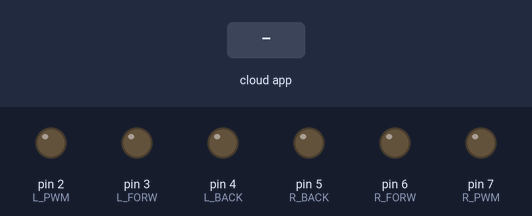
Simulated run of this sketch. Board: Arduino Uno, built with avr-gcc and run on an emulated ATmega328P. Parts: output pins drawn as LEDs (lit = HIGH). Inputs (shaded band) come from the test bench. The ROS host is connected and sends only what is stated.

Above: at 1.2 s.
1.3 s: the phone or cloud app sets linear.x to -100
At 1.9 s:
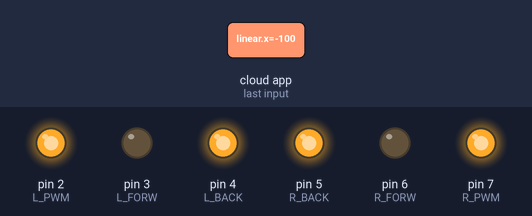
2.8 s: the phone or cloud app sets angular.z to -100
At 3.1 s:
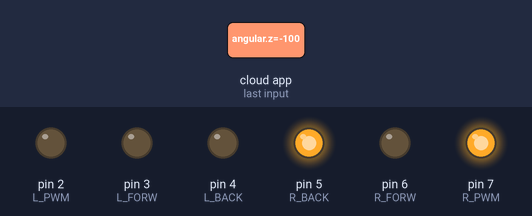
4.3 s: the phone or cloud app sets linear.x to 0
At 5.4 s:
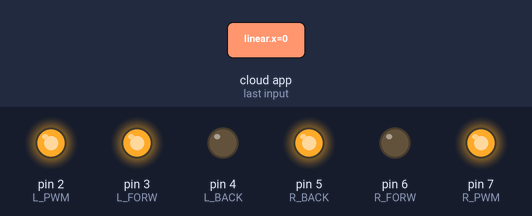
5.8 s: the phone or cloud app sets angular.z to 100
At 6.5 s:
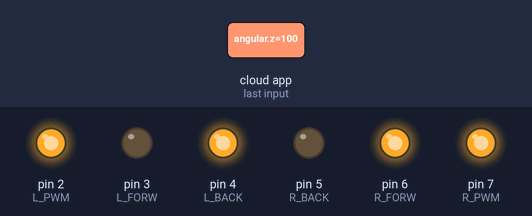
7.3 s: the phone or cloud app sets linear.x to 100
At 7.7 s:
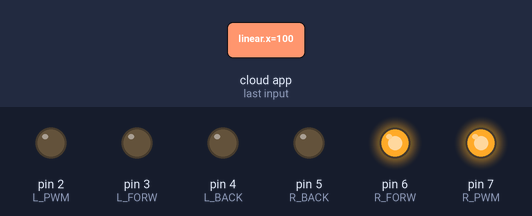
8.8 s: the phone or cloud app sets angular.z to 0
At 10.0 s:
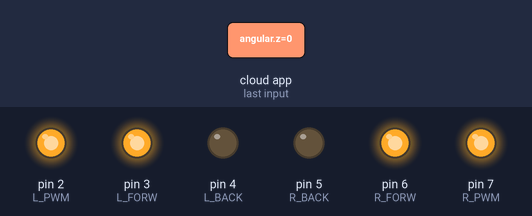
Timing chart, 0 to 11.3 s (numbered marks = the images above; inputs shaded):
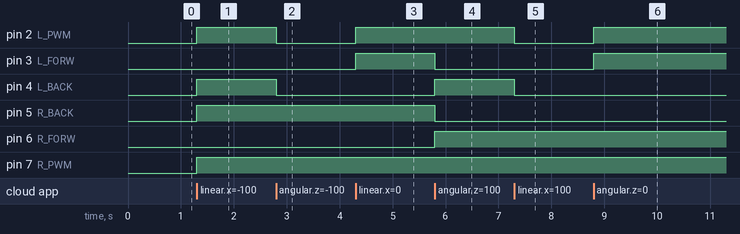

Measured:
- after the input at 1.3 s, pin 2 (L_PWM), pin 4 (L_BACK), pin 5 (R_BACK), pin 7 (R_PWM): LOW → HIGH at once
- after the input at 2.8 s, pin 2 (L_PWM), pin 4 (L_BACK): HIGH → LOW at once
- after the input at 4.3 s, pin 2 (L_PWM), pin 3 (L_FORW): LOW → HIGH at once
- after the input at 5.8 s, pin 3 (L_FORW), pin 5 (R_BACK): HIGH → LOW at once; pin 4 (L_BACK), pin 6 (R_FORW): LOW → HIGH at once
- after the input at 7.3 s, pin 2 (L_PWM), pin 4 (L_BACK): HIGH → LOW at once
- after the input at 8.8 s, pin 2 (L_PWM), pin 3 (L_FORW): LOW → HIGH at once

The sketch:

sub_mot.ino
```cpp
#include <ros.h>
#include <ros/time.h>
#include <MPU9250.h>
#include <sensor_msgs/Range.h>
#include <sensor_msgs/Imu.h>
#include <geometry_msgs/Twist.h>

#define L_PWM 2
#define L_FORW 3
#define L_BACK 4
#define R_BACK 5
#define R_FORW 6
#define R_PWM 7

#define MPU 10
#define L_ENCODER 8
#define R_ENCODER 9

#define PWM_MIN 0
#define PWMRANGE 1023

void setup_pins();
void setup_mpu();
void setup_node();
void read_mpu();
void on_twist(const geometry_msgs::Twist &msg);
float map_pwm(float x);

bool _connected = false;
float range_time = 0;


MPU9250 IMU(Wire,0x68);

sensor_msgs::Range range_msg;
sensor_msgs::Imu mpu_msg;
sensor_msgs::Range encoders_msg;
ros::NodeHandle nh;
ros::Subscriber<geometry_msgs::Twist> sub("/cmd_vel", on_twist);
ros::Publisher pub_range("/ultrasound", &range_msg);
ros::Publisher pub_mpu("/mpu9250", &mpu_msg);
ros::Publisher pub_encoders("/encoders", &encoders_msg);

void setup() {
  digitalWrite(13, LOW);
  setup_pins();
  setup_mpu();
  setup_node();
}

void setup_pins() {
  pinMode(L_FORW, OUTPUT);
  pinMode(L_BACK, OUTPUT);
  pinMode(L_PWM, OUTPUT);
  pinMode(R_FORW, OUTPUT);
  pinMode(R_BACK, OUTPUT);
  pinMode(R_PWM, OUTPUT);
  pinMode(MPU, INPUT);
  pinMode(L_ENCODER, INPUT);
  pinMode(R_ENCODER, INPUT);
}


void setup_mpu() {
  int mpu_status = IMU.begin();
  if (mpu_status < 0) {
    Serial.println("IMU initialization failed");
    Serial.print("Status: ");
    Serial.println(mpu_status);
  } else {
    Serial.println("IMU connected");
  }
}

void setup_node() {
  nh.initNode();
  nh.subscribe(sub);
  nh.advertise(pub_range);
  nh.advertise(pub_mpu);
  nh.advertise(pub_encoders);
}


void loop() {
  //read_mpu();
  //read_encoders();
  nh.spinOnce();
}

void read_mpu() {
  IMU.readSensor();
  mpu_msg.header.stamp = nh.now();
  mpu_msg.linear_acceleration.x = IMU.getAccelX_mss();
  mpu_msg.linear_acceleration.y = IMU.getAccelY_mss();
  mpu_msg.linear_acceleration.z = IMU.getAccelZ_mss();
  mpu_msg.angular_velocity.x = IMU.getGyroX_rads();
  mpu_msg.angular_velocity.y = IMU.getGyroY_rads();
  mpu_msg.angular_velocity.z = IMU.getGyroZ_rads();
  float _mx = IMU.getMagX_uT();
  float _my = IMU.getMagY_uT();
  float _mz = IMU.getMagZ_uT();
  pub_mpu.publish(&mpu_msg);
}

int l_count = 0; bool l_flag = true;
int r_count = 0; bool r_flag = true;
void read_encoders() {
  if (digitalRead(L_ENCODER) == LOW && l_flag) {
    l_count++; l_flag = false;
  } else if (digitalRead(L_ENCODER) == HIGH)
    l_flag = true;
  if (digitalRead(R_ENCODER) == LOW && r_flag) {
    r_count++; r_flag = false;
  } else if (digitalRead(R_ENCODER) == HIGH)
    r_flag = true;
  encoders_msg.min_range = l_count;
  encoders_msg.max_range = r_count;
  pub_encoders.publish(&encoders_msg);
}

void on_twist(const geometry_msgs::Twist &msg) {
  float x = max(min(msg.linear.x, 1.0f), -1.0f);
  float z = max(min(msg.angular.z, 1.0f), -1.0f);
  float l = (msg.linear.x - msg.angular.z) / 2;
  float r = (msg.linear.x + msg.angular.z) / 2;
  digitalWrite(L_FORW, l > 0);
  digitalWrite(L_BACK, l < 0);
  analogWrite(L_PWM, map_pwm(fabs(l)));
  digitalWrite(R_FORW, r > 0);
  digitalWrite(R_BACK, r < 0);
  analogWrite(R_PWM, map_pwm(fabs(r)));
}

float map_pwm(float x) {
  return x * (PWMRANGE - PWM_MIN) + PWM_MIN;
}
```
